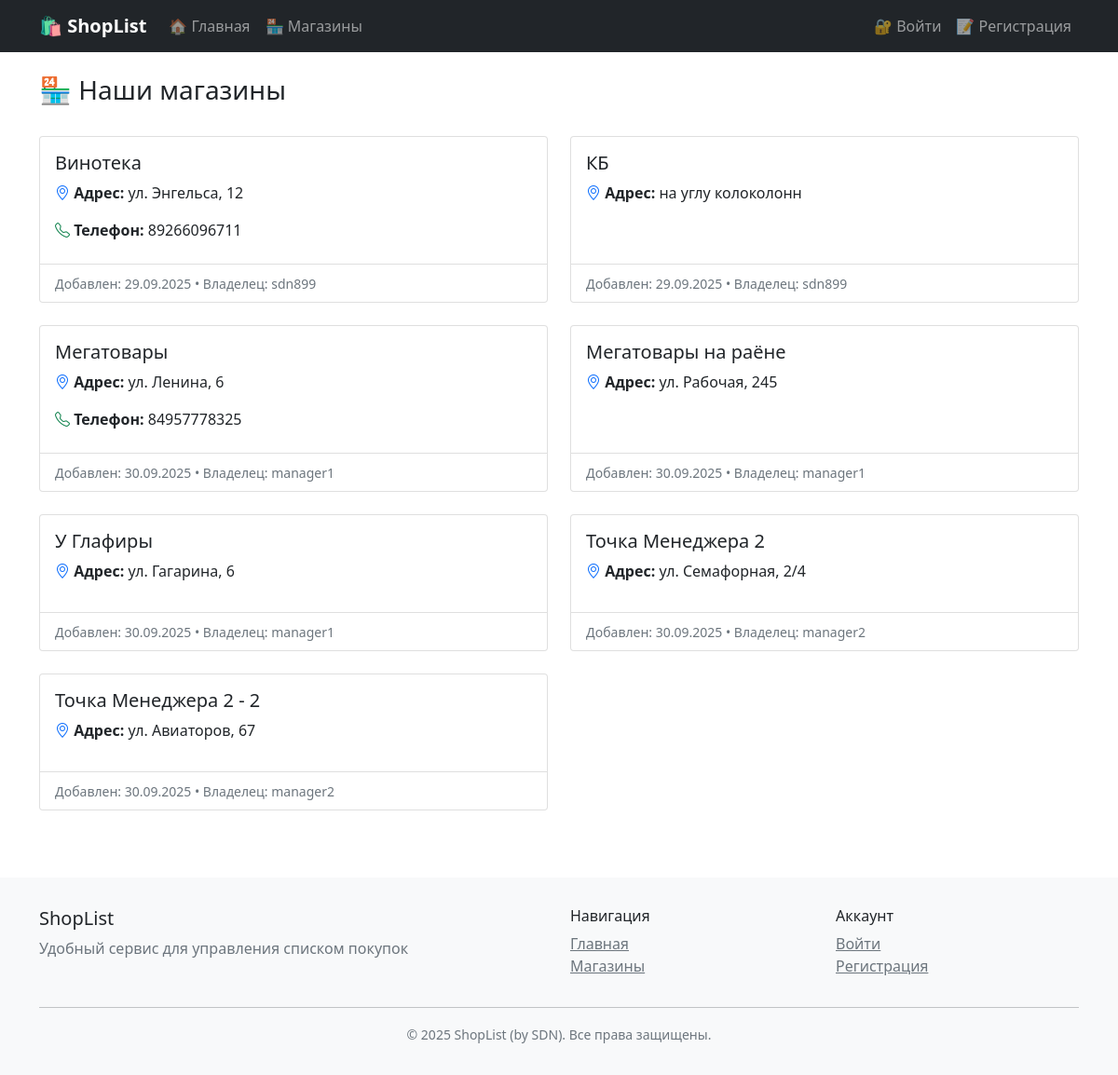
The app's page /shops/, older data.
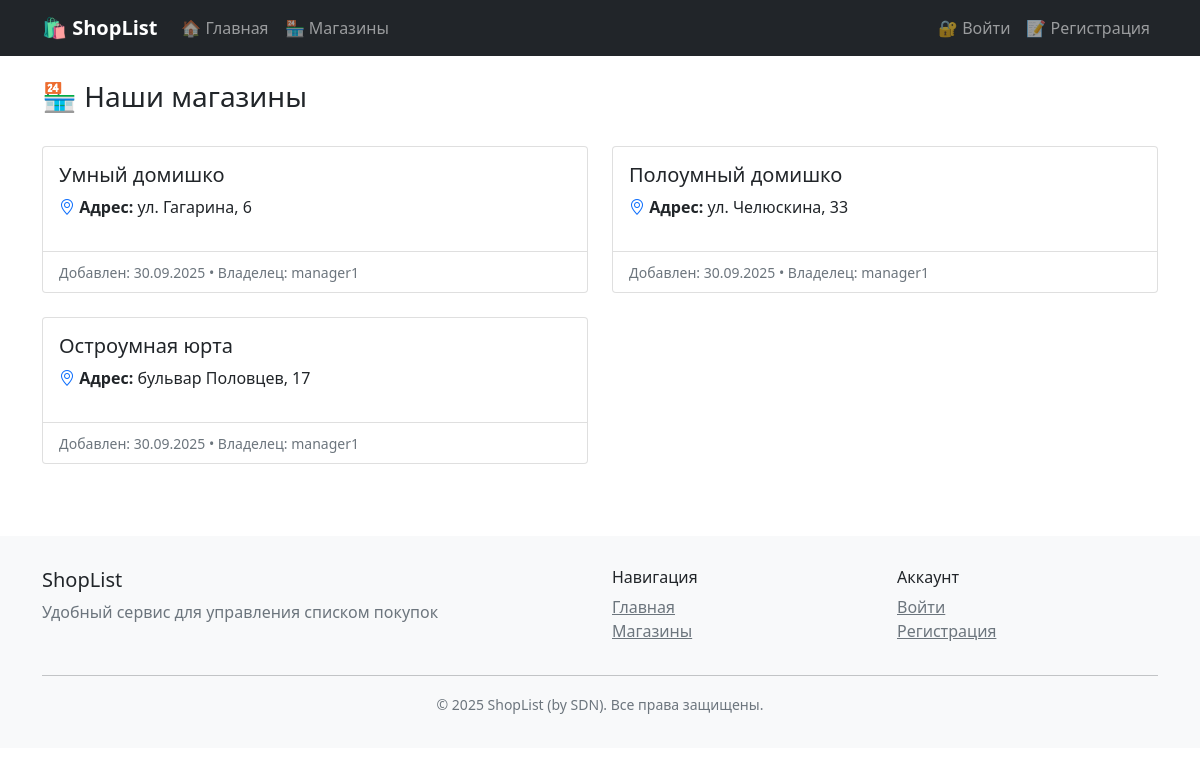
The same page, newer data.
### products/models.py (models this page shows, shortened)
class Shop(models.Model):
    name = models.CharField(max_length=200, verbose_name='Название магазина')
    address = models.TextField(verbose_name='Адрес')
    phone = models.CharField(max_length=20, blank=True, verbose_name='Телефон')
    opening_hours = models.CharField(max_length=100, blank=True, verbose_name='Часы работы')
    latitude = models.FloatField(null=True, blank=True, verbose_name='Широта')
    longitude = models.FloatField(null=True, blank=True, verbose_name='Долгота')
    owner = models.ForeignKey(settings.AUTH_USER_MODEL, on_delete=models.CASCADE, verbose_name='Владелец',
                              related_name='shops')
    created_at = models.DateTimeField(auto_now_add=True)
    class Meta:
        verbose_name = 'Магазин'
        verbose_name_plural = 'Магазины'

### users/models.py (models this page shows, shortened)
class CustomUser(AbstractUser):
    ROLE_CHOICES = [
        ('user', 'Пользователь'),
        ('manager', 'Менеджер'),
        ('admin', 'Администратор'),
    ]
    role = models.CharField(
        max_length=20,
        choices=ROLE_CHOICES,
        default='user',
        verbose_name="Роль"
    )
    class Meta:
        verbose_name = "Пользователь"
        verbose_name_plural = "Пользователи"

### products/views.py (the view)
# urls.py: path('shops/', views.shop_list, name='shop_list'),
def shop_list(request):
    shops = Shop.objects.all()
    return render(request, 'products/shop_list.html', {'shops': shops})

### templates/products/shop_list.html (shortened to what this page needs)
{% extends 'base.html' %}
{% block content %}
<div class="container mt-4">
    <div class="d-flex justify-content-between align-items-center mb-4">
        <h1 class="h3">🏪 Наши магазины</h1>
    </div>
    {% if shops %}
    <div class="row">
        {% for shop in shops %}
        <div class="col-md-6 mb-4">
            <div class="card h-100">
                <div class="card-body">
                    <h5 class="card-title">{{ shop.name }}</h5>
                    <div class="mb-3">
                        <i class="bi bi-geo-alt text-primary"></i>
                        <strong>Адрес:</strong> {{ shop.address }}
                    </div>
                    {% if shop.phone %}
                    <div class="mb-2">
                        <i class="bi bi-telephone text-success"></i>
                        <strong>Телефон:</strong> {{ shop.phone }}
                    </div>
                    {% endif %}
                </div>
                <div class="card-footer bg-transparent">
                    <small class="text-muted">
                        Добавлен: {{ shop.created_at|date:"d.m.Y" }}
                        {% if shop.owner %}
                        • Владелец: {{ shop.owner.username }}
                        {% endif %}
                    </small>
                </div>
            </div>
        </div>
        {% endfor %}
    </div>
    {% endif %}
</div>
{% endblock %}

### templates/base.html (shortened to what this page needs)
<!DOCTYPE html>
<html lang="ru">
<head>
    <link href="https://cdn.jsdelivr.net/npm/bootstrap@5.1.3/dist/css/bootstrap.min.css" rel="stylesheet">
    <link rel="stylesheet" href="https://cdn.jsdelivr.net/npm/bootstrap-icons@1.7.2/font/bootstrap-icons.css">
</head>
<body>
    <nav class="navbar navbar-expand-lg navbar-dark bg-dark">
        <div class="container">
            <a class="navbar-brand" href="{% url 'product_list' %}">
                🛍️ ShopList
            </a>
            <div class="collapse navbar-collapse" id="navbarNav">
                <ul class="navbar-nav me-auto">
                    <li class="nav-item">
                        <a class="nav-link" href="{% url 'product_list' %}">
                            🏠 Главная
                        </a>
                    </li>
                    <li class="nav-item">
                        <a class="nav-link" href="{% url 'shop_list' %}">
                            🏪 Магазины
                        </a>
                    </li>
                </ul>
                <ul class="navbar-nav">
                    {% if user.is_authenticated %}
                    <li class="nav-item dropdown">
                        <a class="nav-link dropdown-toggle" href="#" id="userDropdown" role="button" data-bs-toggle="dropdown">
                            👤 {{ user.username }}
                            {% if user.role %}
                            <small class="text-muted">({{ user.role }})</small>
                            {% endif %}
                        </a>
                        <ul class="dropdown-menu">
                            <li>
                                <a class="dropdown-item" href="{% url 'favorite_list' %}">
                                    ❤️ Мои избранные
                                </a>
                            </li>
                            <li>
                                <a class="dropdown-item" href="{% url 'cart_view' %}">
                                    🛒 Корзина
                                </a>
                            </li>
                            <li><hr class="dropdown-divider"></li>
                            <li>
                                <a class="dropdown-item" href="{% url 'logout' %}">
                                    🚪 Выйти
                                </a>
                            </li>
                        </ul>
                    </li>
                    {% else %}
                    <li class="nav-item">
                        <a class="nav-link" href="{% url 'login' %}">
                            🔐 Войти
                        </a>
                    </li>
                    <li class="nav-item">
                        <a class="nav-link" href="{% url 'register' %}">
                            📝 Регистрация
                        </a>
                    </li>
                    {% endif %}
                </ul>
            </div>
        </div>
    </nav>
    <main>
        {% block content %}
        {% endblock %}
    </main>
    <footer class="footer mt-5">
        <div class="container">
            <div class="row">
                <div class="col-md-6">
                    <h5>ShopList</h5>
                    <p class="text-muted">Удобный сервис для управления списком покупок</p>
                </div>
                <div class="col-md-3">
                    <h6>Навигация</h6>
                    <ul class="list-unstyled">
                        <li><a href="{% url 'product_list' %}" class="text-muted">Главная</a></li>
                        <li><a href="{% url 'shop_list' %}" class="text-muted">Магазины</a></li>
                    </ul>
                </div>
                <div class="col-md-3">
                    <h6>Аккаунт</h6>
                    <ul class="list-unstyled">
                        {% if user.is_authenticated %}
                        <li><a href="{% url 'logout' %}" class="text-muted">Выйти</a></li>
                        {% else %}
                        <li><a href="{% url 'login' %}" class="text-muted">Войти</a></li>
                        <li><a href="{% url 'register' %}" class="text-muted">Регистрация</a></li>
                        {% endif %}
                    </ul>
                </div>
            </div>
            <hr>
            <div class="text-center text-muted">
                <small>&copy; 2025 ShopList (by SDN). Все права защищены.</small>
            </div>
        </div>
    </footer>
</body>
</html>

### templates/base.html (style rules this page uses)
.navbar-brand { font-weight: bold; }
.footer { background-color: #f8f9fa; padding: 2rem 0; margin-top: 3rem; }

Row changes from the older to the newer data that the page shows:
removed Shop: name "Винотека", address "ул. Энгельса, 12", phone "89266096711", created_at "29.09.2025", owner.username "sdn899"
removed Shop: name "КБ", address "на углу колоколонн", created_at "29.09.2025", owner.username "sdn899"
removed Shop: name "Мегатовары", address "ул. Ленина, 6", phone "84957778325", created_at "30.09.2025", owner.username "manager1"
removed Shop: name "Мегатовары на раёне", address "ул. Рабочая, 245", created_at "30.09.2025", owner.username "manager1"
removed Shop: name "У Глафиры", address "ул. Гагарина, 6", created_at "30.09.2025", owner.username "manager1"
removed Shop: name "Точка Менеджера 2", address "ул. Семафорная, 2/4", created_at "30.09.2025", owner.username "manager2"
removed Shop: name "Точка Менеджера 2 - 2", address "ул. Авиаторов, 67", created_at "30.09.2025", owner.username "manager2"
added Shop: name "Умный домишко", address "ул. Гагарина, 6", created_at "30.09.2025", owner.username "manager1"
added Shop: name "Полоумный домишко", address "ул. Челюскина, 33", created_at "30.09.2025", owner.username "manager1"
added Shop: name "Остроумная юрта", address "бульвар Половцев, 17", created_at "30.09.2025", owner.username "manager1"
